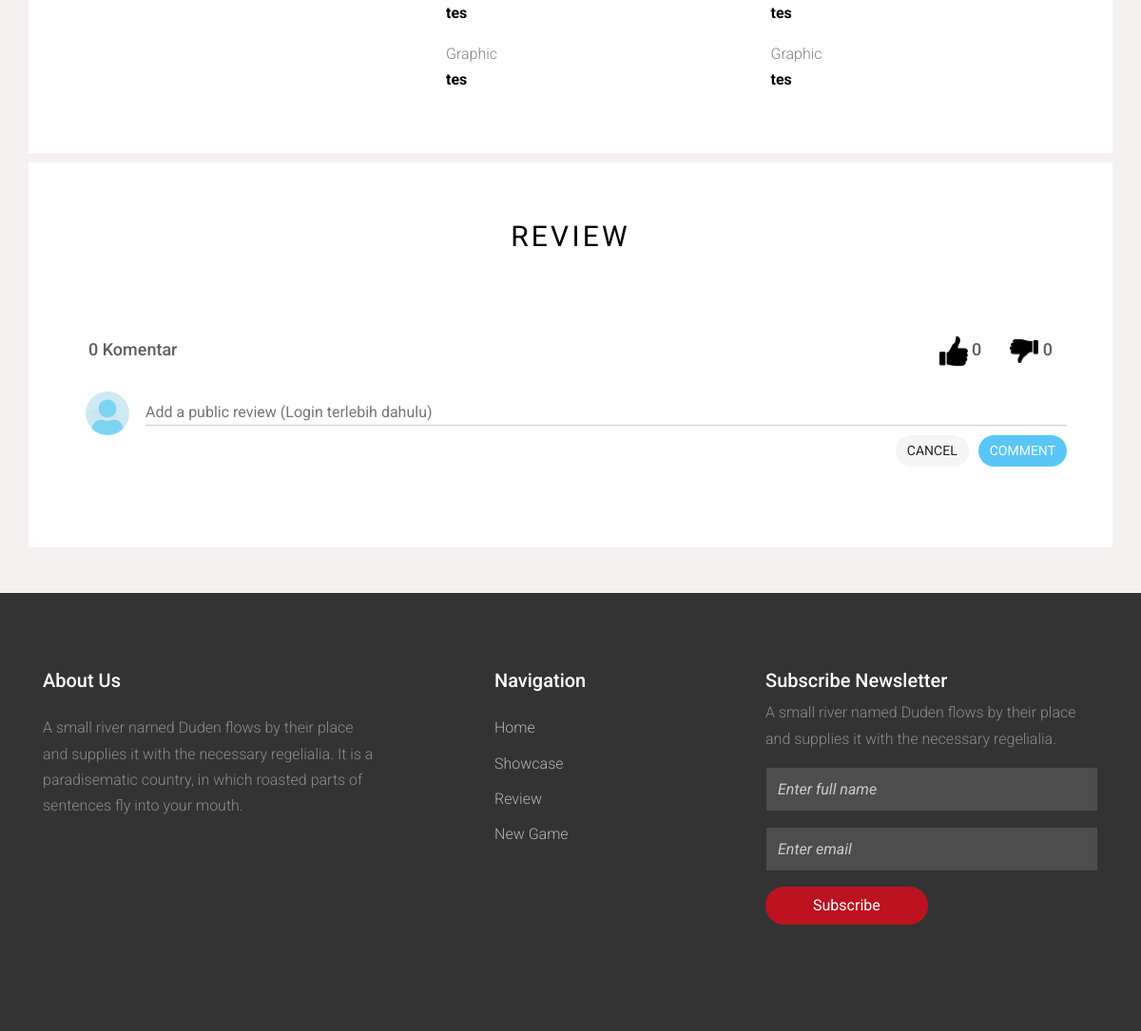
The app's page /home/detail/7 (lower part), older data.
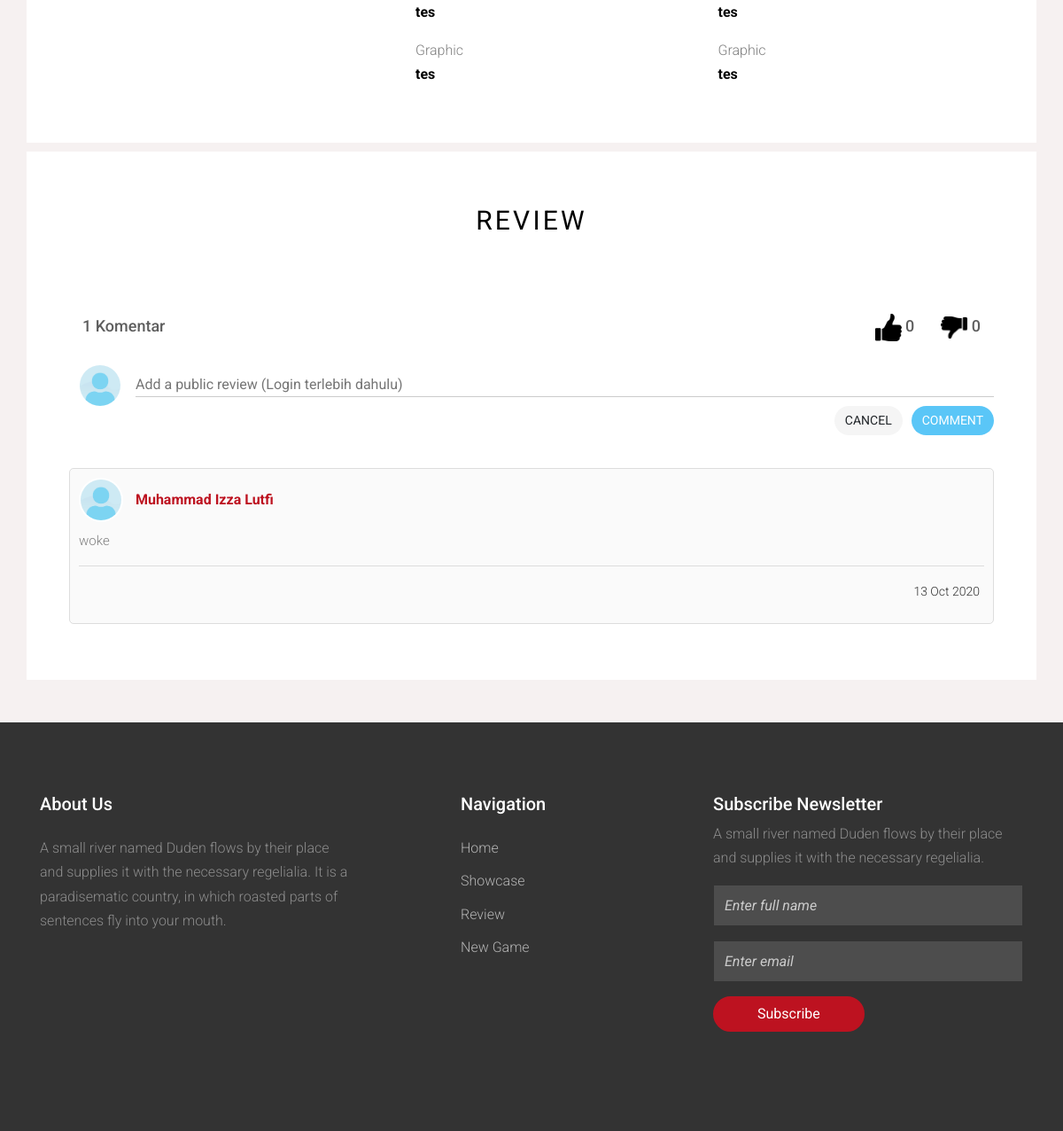
The same page, newer data.
### tables this page shows
CREATE TABLE `komentar` (
  `id_komen` int(10) NOT NULL,
  `id_user` int(10) NOT NULL,
  `id_game` int(10) NOT NULL,
  `komentar` text NOT NULL,
  `tanggal` date NOT NULL
);

CREATE TABLE `user` (
  `id_user` int(10) NOT NULL,
  `nama` varchar(50) NOT NULL,
  `email` varchar(50) NOT NULL,
  `username` varchar(50) NOT NULL,
  `password` varchar(50) NOT NULL,
  `role` enum('user','admin') NOT NULL
);

### application/controllers/Home.php (called while the page is built, shortened)
<?php
class Home extends CI_Controller {
    function __construct(){
        $this->load->model('Mhome');
    }
    public function detail($id){
        $detail = $this->Mhome->get_game($id)->row();
        $komentar = $this->Mhome->get_komentar($id);
        $user = $this->session->userdata('user');
        $getuser = $this->Mhome->get_user($user)->row();
        $jmlkomen = $komentar->num_rows();
        $suka = $this->Mhome->get_like($id);
        $data = array(
            'title' => 'Detail | Gadogadoid',
            'detail' => $detail,
            'komentar' => $komentar->result(),
            'user' => $getuser,
            'jml' => $jmlkomen,
            'suka' => $suka->result()
        );
        $this->load->view('home/_header', $data);
        $this->load->view('home/detail');
        $this->load->view('home/_footer');
    }
}

### index.php (called while the page is built, shortened)
<?php
require_once BASEPATH.'core/CodeIgniter.php';

### application/models/Mhome.php (called while the page is built, shortened)
<?php
    class Mhome extends CI_Model{
        public function get_game($id=null){
            if($id!=null){
                $this->db->join('spesifikasi', 'spesifikasi.id_game=game.id_game');
                $this->db->where('game.id_game', $id);
            }
            $this->db->limit(8, 0);
            return $this->db->get('game');
        }
        public function get_user($user){
            $this->db->where('username', $user);
            return $this->db->get('user');
        }
        public function get_komentar($id){
            $this->db->join('user', 'user.id_user=komentar.id_user');
            $this->db->join('game', 'game.id_game=komentar.id_game');
            $this->db->where('komentar.id_game', $id);
            return $this->db->get('komentar');
        }
        public function get_like($id_game){
            $this->db->where('id_game', $id_game);
            return $this->db->get('suka');
        }
    }
?>

### application/views/home/detail.php (the view, shortened to what the changed rows need)
<div class="head-review">
	<div class="container p-5 mb-5" style="background-color: #FFF;">
		<div class="row">
			<div class="col-12">
				<div class="comments">
					<div class="comments-details">
						<div class="row">
							<div class="col-lg-6">
								<span class="total-comments comments-sort"><?=$jml?> Komentar</span>
							</div>
						</div>
					</div>
					<?php
						foreach($komentar as $komen){
					?>
					<div class="comment-box">
						<span class="commenter-pic">
							<img src="<?=base_url()?>asset/images/avatar.png" class="img-fluid">
						</span>
						<span class="commenter-name">
							<a href="#"><?=$komen->nama?></a>
						</span>
						<p class="comment-txt more"><?=$komen->komentar?></p>
						<div class="comment-meta">
							<p><?=date('d M Y', strtotime($komen->tanggal))?></p>
						</div>
					</div>
					<?php } ?>
				</div>
			</div>
		</div>
	</div>
</div>

Row changes from the older to the newer data that the page shows:
added komentar: id_user.nama "Muhammad Izza Lutfi", komentar "woke", tanggal "13 Oct 2020"
Text that changed along with them:
$jml: "0" → "1"
